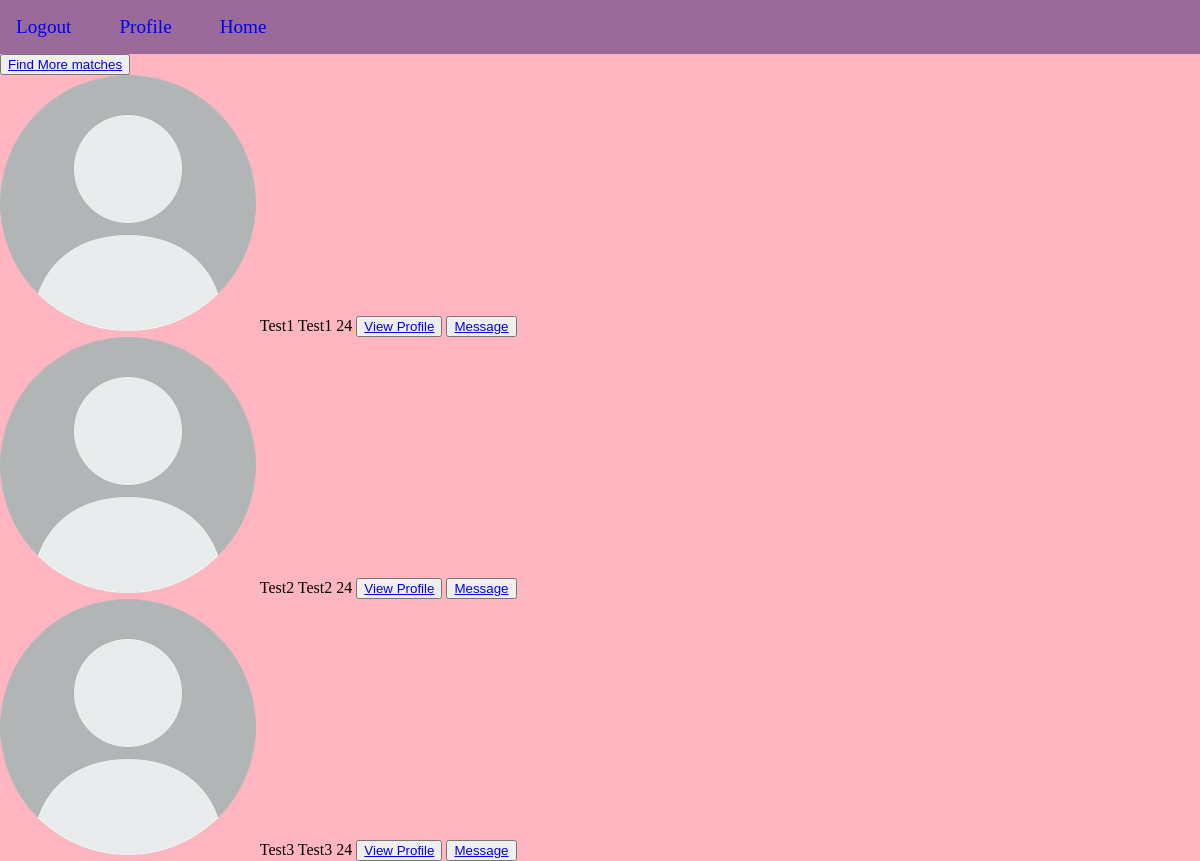
Page /matchmaking/ (signed in) on the earlier database version.
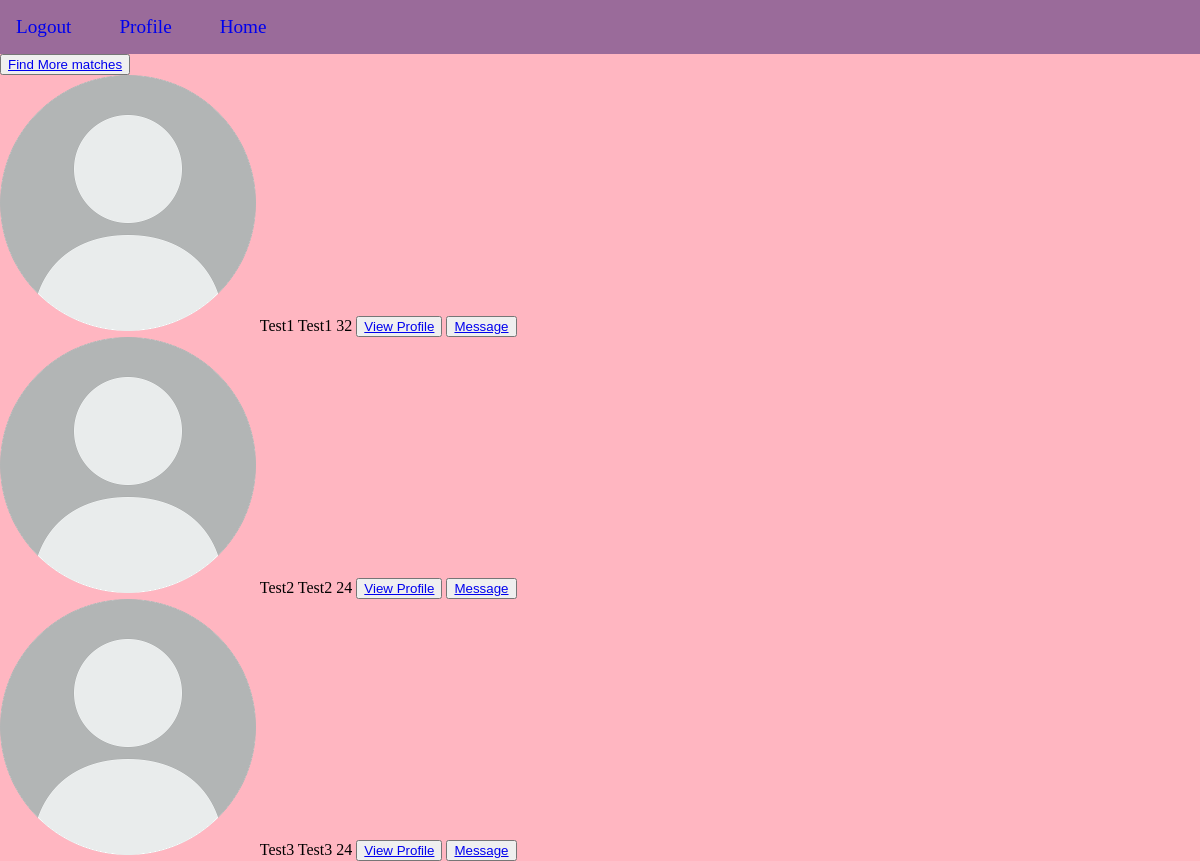
Same page on the later database version.
### app/models.py (models this page shows, shortened)
class PersonalityProfile(models.Model):
    user_profile = models.ForeignKey(
        DatingProfile,
        on_delete=models.CASCADE,
        related_name="dating_profile_user",
        null=True,
    )
    created = models.BooleanField(default=False)
    yes_or_no_options = (("Yes", "YES"), ("No", "NO"))
    what_are_you_looking_for_options = (
        ("long-term", "Long-term partner"),
        ("short-term", "Short-term partner"),
        ("firguring-out", "Still figuring out"),
    )
    music_options = (
        ("metal", "METAL"),
        ("classic", "CLASSIC"),
        ("country", "COUNTRY"),
        ("pop", "POP"),
        ("hip-hop", "HIP-HOP"),
        ("gospel", "GOSPEL"),
    )
    outdoor_indoor_options = (("outdoor", "OUTDOOR"), ("indoor", "INDOOR"))
    what_do_you_do_for_fun_options = (
        ("hiking", "HIKING"),
        ("gaming", "GAMING"),
        ("reading", "Reading"),
        ("singing", "SINGING"),
        ("sport", "SPORTS"),
        ("dancing", "DANCING"),
        ("travel", "TRAVEL"),
        ("poetry", "POETRY"),
    )
    movie_genre_options = (
        ("horror", "HORROR"),
        ("romance", "ROMANCE"),
        ("comedy", "COMEDY"),
        ("action", "ACTION"),
        ("anime", "ANIME"),
        ("sci-fi", "SCI-FI"),
    )
    interests = models.CharField(
        max_length=50, choices=what_are_you_looking_for_options, null=True
    )
    do_you_like_drinking = models.CharField(
        max_length=50, choices=yes_or_no_options, null=True
    )
    are_you_active = models.CharField(
        max_length=50, choices=yes_or_no_options, null=True
    )
    music_pick = models.CharField(max_length=300, choices=music_options, null=True)
    outdoor_indoor_pick = models.CharField(
        max_length=50, choices=outdoor_indoor_options, null=True
    )
    what_do_you_do_for_fun_pick = models.CharField(
        max_length=300, choices=what_do_you_do_for_fun_options, null=True
    )
    movie_pick = models.CharField(
        max_length=300, choices=movie_genre_options, null=True
    )

class DatingProfile(models.Model):
    user_profile = models.ForeignKey(
        Profile,
        on_delete=models.CASCADE,
        related_name="dating_profile_user",
        null=True,
    )
    created = models.BooleanField(default=False)
    profile_pic = models.ImageField(
        default="no-profile-picture-icon-15_oLIFS4i.jpg",
        null=True,
        blank=True,
    )
    gender_options = (("Male", "MALE"), ("Female", "FEMALE"))
    interested_in_options = ("Men", "MEN"), ("Women", "WOMEN"), ("Both", "BOTH")
    yes_or_no_options = (("Yes", "YES"), ("No", "NO"))
    gender = models.CharField(max_length=50, choices=gender_options, null=True)
    age = models.IntegerField(null=True)
    interested_in = models.CharField(
        max_length=50, choices=interested_in_options, null=True
    )
    smoker = models.CharField(max_length=50, choices=yes_or_no_options, null=True)
    drinker = models.CharField(max_length=50, choices=yes_or_no_options, null=True)
    occupation = models.CharField(max_length=50, null=True)
    bio = models.TextField(null=True)
    favorite_place_ever_been = models.TextField(null=True)

class Profile(models.Model):
    user = models.OneToOneField(User, null=True, on_delete=models.CASCADE)
    first_name = models.CharField(null=True, max_length=255)
    last_name = models.CharField(null=True, max_length=255)

### app/views.py (the view)
# urls.py: path("matchmaking/", matchmakingView, name="matchmaking"),
def matchmakingView(request):
    user = request.user.profile
    user_dating_profile = DatingProfile.objects.get(user_profile=user)
    user_personality_profile = PersonalityProfile.objects.get(
        user_profile=user_dating_profile
    )
    choice2 = PersonalityProfile.objects.filter(
        do_you_like_drinking=user_personality_profile.do_you_like_drinking,
        outdoor_indoor_pick=user_personality_profile.outdoor_indoor_pick,
        movie_pick=user_personality_profile.movie_pick,
    )
    choice3 = PersonalityProfile.objects.filter(
        do_you_like_drinking=user_personality_profile.do_you_like_drinking,
        music_pick=user_personality_profile.music_pick,
        movie_pick=user_personality_profile.movie_pick,
    )
    choice4 = PersonalityProfile.objects.filter(
        interests=user_personality_profile.interests,
        outdoor_indoor_pick=user_personality_profile.outdoor_indoor_pick,
        what_do_you_do_for_fun_pick=user_personality_profile.what_do_you_do_for_fun_pick,
    )
    choice1 = PersonalityProfile.objects.filter(
        interests=user_personality_profile.interests,
        music_pick=user_personality_profile.music_pick,
        what_do_you_do_for_fun_pick=user_personality_profile.what_do_you_do_for_fun_pick,
    )
    choices = {
        "1": [choice1],
        "2": [choice2],
        "3": [choice3],
        "4": [choice4],
    }
    random_potential_partners = key, val = random.choice(list(choices.items()))
    context = {
        "random_potential_partners": random_potential_partners,
        "key": key,
        "val": val,
        "user": user,
    }
    return render(request, "matchmaking.html", context)

### app/templates/matchmaking.html (shortened to what this page needs)
{%extends 'base.html'%} {% block content%}
<button> <a href= "{% url "matchmaking"%}">Find More matches</a></button>
<div id="matchmaking_container">
  <div id="matches">
  <div>
    <div>
      {% for set in val %}
        {% for object in set%}
          {% if user != item.user_profile.user_profile  %}
     <div><img src="{{object.user_profile.profile_pic.url}}"/>
          {{object.user_profile.user_profile.first_name}}
          {{ object.user_profile.user_profile.last_name}}
          {{ object.user_profile.age}}
          <button> <a href= "{% url "partner" object.id %}" >View Profile</a></button>
          <button> <a href= # >Message</a></button>
          {% endif %}
      </div>
            {%endfor %}
       {%endfor%}
    </div>
  </div>
  {%endblock content%}

### app/templates/base.html (shortened to what this page needs)
{% load static %}
<!DOCTYPE html>
<html lang="en">
<head>
    <link rel="stylesheet" href="{% static "styles.css" %}">
</head>
<body>
    <div id="navigation_container">
        <a href="{%url 'logout'%}">Logout</a>
        <a href ="{% url 'profile'%}">Profile</a>
        <a href ="{% url 'home'%}">Home</a>
    </div>
    {% block content %}
    {% endblock content %}
</body>
</html>

### app/static/styles.css (style rules this page uses)
body { margin: 0; background-color: lightpink; }
#navigation_container { display: flex; background-color: rgb(154, 107, 154); padding: 1rem; column-gap: 3rem; }
#navigation_container > a { text-decoration: none; font-size: 1.2rem; }

Differences in the rows shown:
changed through a linked row, PersonalityProfile "Test1": user_profile.age "24" → "32"
